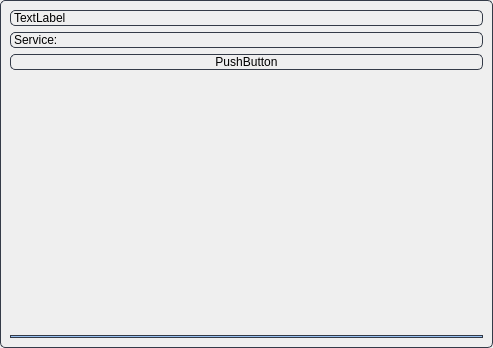
<?xml version="1.0" encoding="UTF-8"?>
<ui version="4.0">
 <class>service_widget</class>
 <widget class="QWidget" name="service_widget">
  <property name="geometry">
   <rect>
    <x>0</x>
    <y>0</y>
    <width>493</width>
    <height>348</height>
   </rect>
  </property>
  <property name="windowTitle">
   <string>Form</string>
  </property>
  <layout class="QVBoxLayout" name="verticalLayout">
   <property name="leftMargin">
    <number>0</number>
   </property>
   <property name="topMargin">
    <number>0</number>
   </property>
   <property name="rightMargin">
    <number>0</number>
   </property>
   <property name="bottomMargin">
    <number>0</number>
   </property>
   <item>
    <widget class="QFrame" name="frame">
     <property name="styleSheet">
      <string notr="true">border: 1px solid rgb(52, 59, 72);
border-radius: 5px;</string>
     </property>
     <property name="frameShape">
      <enum>QFrame::StyledPanel</enum>
     </property>
     <property name="frameShadow">
      <enum>QFrame::Raised</enum>
     </property>
     <layout class="QVBoxLayout" name="verticalLayout_2">
      <item>
       <widget class="QLabel" name="uuid_label">
        <property name="text">
         <string>TextLabel</string>
        </property>
       </widget>
      </item>
      <item>
       <widget class="QLabel" name="service_label">
        <property name="text">
         <string>Service:</string>
        </property>
       </widget>
      </item>
      <item>
       <widget class="QPushButton" name="hello_btn">
        <property name="text">
         <string>PushButton</string>
        </property>
       </widget>
      </item>
      <item>
       <spacer name="verticalSpacer">
        <property name="orientation">
         <enum>Qt::Vertical</enum>
        </property>
        <property name="sizeHint" stdset="0">
         <size>
          <width>20</width>
          <height>40</height>
         </size>
        </property>
       </spacer>
      </item>
      <item>
       <widget class="Line" name="line">
        <property name="font">
         <font>
          <weight>75</weight>
          <bold>true</bold>
         </font>
        </property>
        <property name="styleSheet">
         <string notr="true">color: rgb(98, 160, 234);
background-color: rgb(153, 193, 241);</string>
        </property>
        <property name="lineWidth">
         <number>3</number>
        </property>
        <property name="orientation">
         <enum>Qt::Horizontal</enum>
        </property>
       </widget>
      </item>
     </layout>
    </widget>
   </item>
  </layout>
 </widget>
 <resources/>
 <connections/>
</ui>
